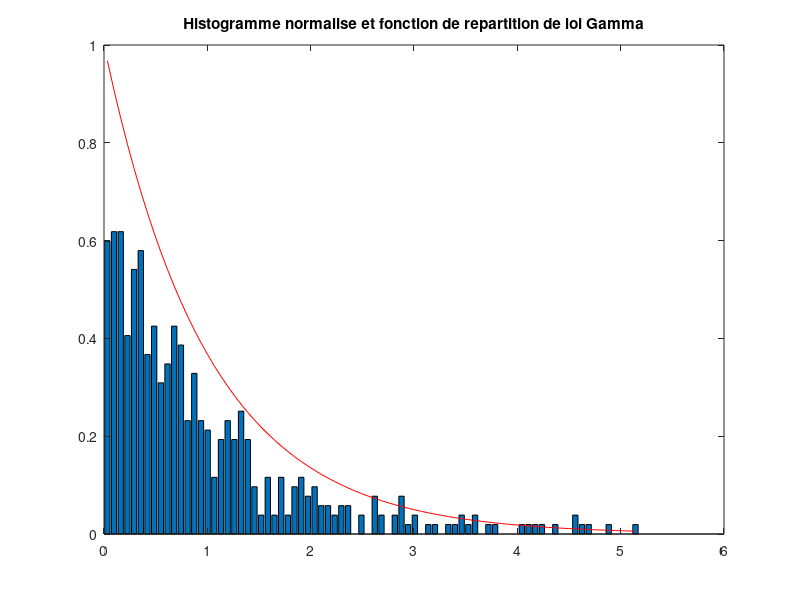

MATLAB code for this plot:
L = 1; % nombre de vues moyennees
N = 500; % nb de valeur
Nc = 80; % nombre de classe

%Generer l'histogramme normalise
bruit_mult = gamrnd(L, 1/L, 1, N);
[hist abs] = hist(bruit_mult,Nc);
bruit_th = gampdf(abs, L, 1/L);
Nc = 50; 
dx = (max(bruit_mult)-min(bruit_mult))/Nc;
%Affichage de l'histogramme normalise
figure('name', 'Bruit multiplicatif n(x)')
bar(abs, hist/(dx*length(bruit_mult)));
title('Histogramme normalise et fonction de repartition de loi Gamma')
hold on
%Affichage de la fonction de repartition theorique
plot(abs, bruit_th, 'r');

n = bruit_mult;
